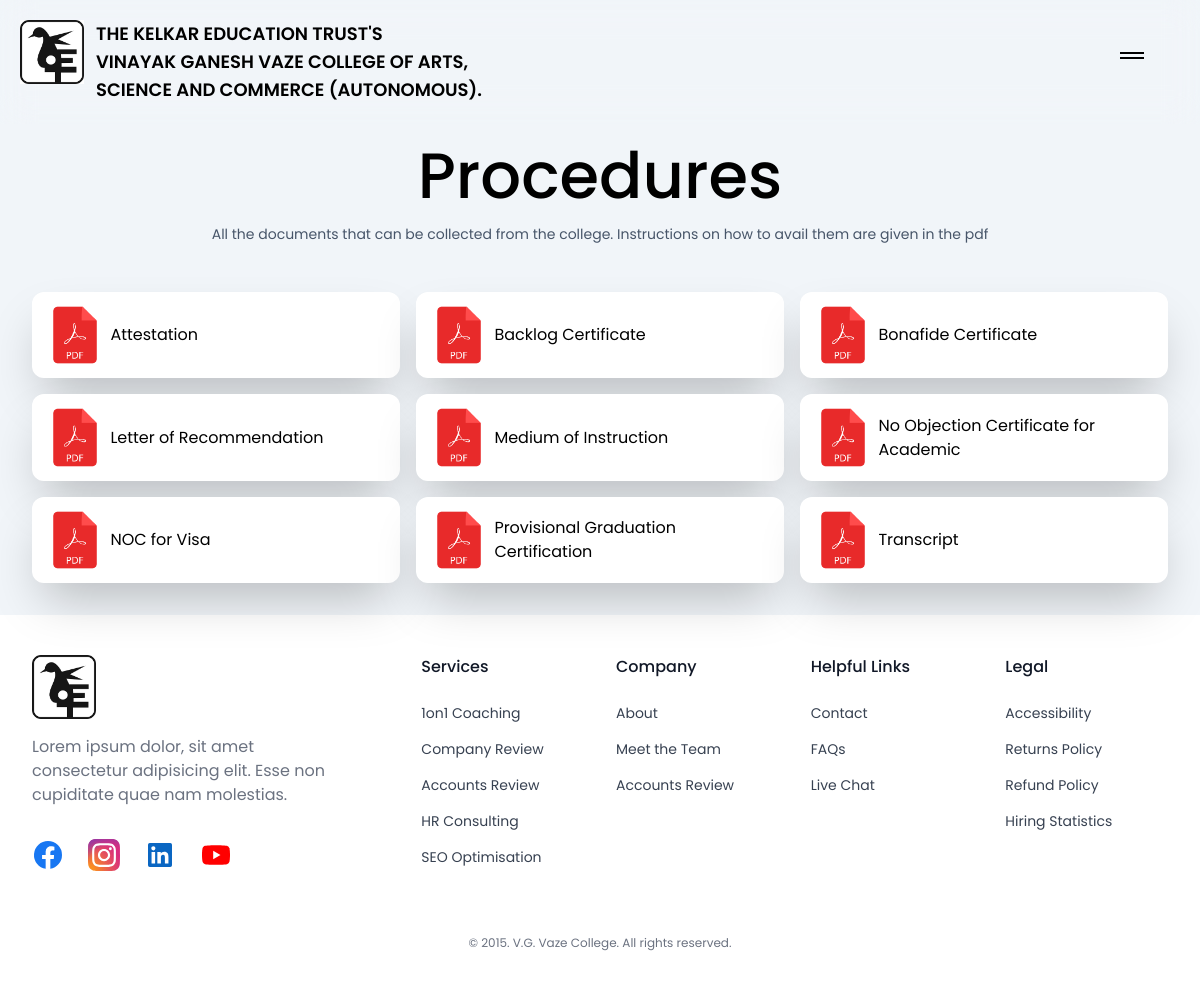
/College/src/main/Pages/secondary_procedures_tab/procedures.php, run on the app's committed database.
### tables this page shows
CREATE TABLE `other_pdfs` (
  `all_pdf_id` int(11) NOT NULL,
  `all_pdf_title` varchar(1000) NOT NULL,
  `all_pdf_pdf_link` varchar(2000) NOT NULL,
  `all_pdf_upload_date` date NOT NULL,
  `other_pdfs_should_it_be_visible` enum('y','n') NOT NULL DEFAULT 'y',
  `other_pdfs_type_name` varchar(20) NOT NULL
);

### College/src/main/Pages/secondary_procedures_tab/procedures.php (the view, shortened to what this page needs)
<?php
include("../../../config/connect.php");
$fetch_procedures_stmt = "SELECT * FROM other_pdfs WHERE other_pdfs_type_name='procedures' AND other_pdfs.other_pdfs_should_it_be_visible='y' ORDER BY all_pdf_title ASC";
$fetch_procedures_query = $conn->prepare($fetch_procedures_stmt);
$fetch_procedures_query->execute();
$fetch_procedures_query_result = $fetch_procedures_query->get_result();
?>
<!DOCTYPE html>
<html lang="en">
<head>
    <?php include('../../../library/library.php'); ?>
    <link rel="stylesheet" href="../../../css/common/header_2.css" />
    <link rel="stylesheet" href="../../../css/common/custom_aos_fade_right.css" />
</head>
<body class="bg-slate-100 dark:bg-black">
    <?php include('../../Layouts/header2.php'); ?>
    <div class="flex flex-col mt-32 mb-8 dark:text-white w-[100vw] px-8">
        <p class="font-medium text-[4rem] text-center" data-aos="fade-up">Procedures</p>
        <p class="text-sm text-slate-600 text-center" data-aos="fade-up">All the documents that can be collected from the college. Instructions on how to avail them are given in the pdf</p>
        <?php
        if ($fetch_procedures_query_result && $fetch_procedures_query_result->num_rows > 0) {
        ?>
            <div class="grid grid-cols-1 sm:grid-cols-2 lg:grid-cols-3 gap-4 mt-12">
                <?php
                while ($row = $fetch_procedures_query_result->fetch_assoc()) {
                ?>
                    <div class="pdf_card_wrapper">
                        <div class="flex p-2 items-center rounded-xl dark:bg-gray-800 dark:shadow-none shadow-2xl bg-white hover:scale-105 transition-transform duration-500  hover:cursor-pointer pdf_card">
                            <img src="../../../assets/webp/pdf.webp" alt="procedures_pdf" class="aspect-square w-[20%]">
                            <a href="<?php echo $row["all_pdf_pdf_link"] ?>" class="flex-1"><?php echo $row["all_pdf_title"] ?></a>
                        </div>
                    </div>
                <?php
                }
                ?>
            </div>
        <?php
        }else{
            echo "<div class='mt-12 flex justify-center items-center' data-aos='fade-up'> <p> Sorry ! No pdfs found</p></div>";
        }
        ?>
    </div>
    <?php include('../../Layouts/footer.php'); ?>
</body>
</html>

### College/src/css/common/header_2.css (style rules this page uses)
* { margin: 0; padding: 0; box-sizing: border-box; font-family: "Poppins", sans-serif; }

### data on the page
other_pdfs: all_pdf_title "Attestation"
other_pdfs: all_pdf_title "Backlog Certificate"
other_pdfs: all_pdf_title "Bonafide Certificate"
other_pdfs: all_pdf_title "Letter of Recommendation"
other_pdfs: all_pdf_title "Medium of Instruction"
other_pdfs: all_pdf_title "No Objection Certificate for Academic"
other_pdfs: all_pdf_title "NOC for Visa"
other_pdfs: all_pdf_title "Provisional Graduation Certification"
other_pdfs: all_pdf_title "Transcript"
